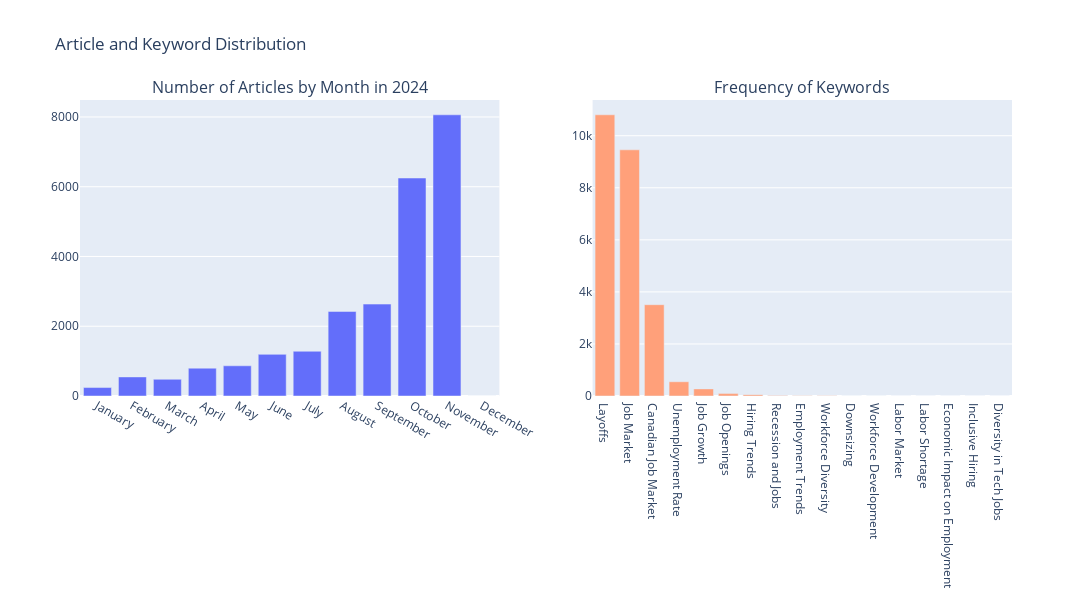

Notebook code cell kept with this figure:
### Code cell
import pandas as pd
import plotly.express as px
from plotly.subplots import make_subplots
import plotly.graph_objects as go


df['Month'] = pd.Categorical(df['Month'], categories=month_order, ordered=True)

# Bar plot for counts by month
bar_fig = px.bar(
    df['Month'].value_counts().sort_index(),
    title='Number of Articles by Month in 2024',
    labels={'index': 'Month', 'value': 'Count'},
    color_discrete_sequence=['#636EFA']
)
bar_fig.update_layout(xaxis_title='Month', yaxis_title='Count')


# Bar plot for counts by unique values in the 'Keyword' column
keyword_fig = px.bar(
    df['Keyword'].value_counts(),
    title='Frequency of Keywords',
    labels={'index': 'Keyword', 'value': 'Count'},
    color_discrete_sequence=['#FFA07A'],
    template="plotly_white"
)

# Create subplots to display both plots side by side
fig = make_subplots(
    rows=1, cols=2,
    subplot_titles=["Number of Articles by Month in 2024", "Frequency of Keywords"],
    column_widths=[0.5, 0.5]
)

# Add bar plot for articles by month
for trace in bar_fig.data:
    fig.add_trace(trace, row=1, col=1)

# Add bar plot for frequency of keywords
for trace in keyword_fig.data:
    fig.add_trace(trace, row=1, col=2)

fig.update_layout(
    height=600, width=1200, showlegend=False, title_text="Article and Keyword Distribution"
)

# Show the plot
fig.show()

### Figure 1 — Plotly figure (JSON) as saved in the notebook; plotly's stock layout.template omitted (floating-point values rounded to 4 significant figures)
{"data": [{"alignmentgroup": "True", "hovertemplate": "variable=count<br>Month=%{x}<br>Count=%{y}<extra></extra>", "legendgroup": "count", "marker": {"color": "#636EFA", "pattern": {"shape": ""}}, "name": "count", "offsetgroup": "count", "orientation": "v", "showlegend": true, "textposition": "auto", "type": "bar", "x": ["January", "February", "March", "April", "May", "June", "July", "August", "September", "October", "November", "December"], "xaxis": "x", "y": [242, 547, 479, 798, 866, 1194, 1283, 2424, 2635, 6250, 8062, 0], "yaxis": "y"}, {"alignmentgroup": "True", "hovertemplate": "variable=count<br>Keyword=%{x}<br>Count=%{y}<extra></extra>", "legendgroup": "count", "marker": {"color": "#FFA07A", "pattern": {"shape": ""}}, "name": "count", "offsetgroup": "count", "orientation": "v", "showlegend": true, "textposition": "auto", "type": "bar", "x": ["Layoffs", "Job Market", "Canadian Job Market", "Unemployment Rate", "Job Growth", "Job Openings", "Hiring Trends", "Recession and Jobs", "Employment Trends", "Workforce Diversity", "Downsizing", "Workforce Development", "Labor Market", "Labor Shortage", "Economic Impact on Employment", "Inclusive Hiring", "Diversity in Tech Jobs"], "xaxis": "x2", "y": [10804, 9458, 3508, 548, 273, 92, 52, 20, 6, 5, 4, 4, 2, 1, 1, 1, 1], "yaxis": "y2"}], "layout": {"annotations": [{"font": {"size": 16}, "showarrow": false, "text": "Number of Articles by Month in 2024", "x": 0.225, "xanchor": "center", "xref": "paper", "y": 1, "yanchor": "bottom", "yref": "paper"}, {"font": {"size": 16}, "showarrow": false, "text": "Frequency of Keywords", "x": 0.775, "xanchor": "center", "xref": "paper", "y": 1, "yanchor": "bottom", "yref": "paper"}], "height": 600, "showlegend": false, "title": {"text": "Article and Keyword Distribution"}, "width": 1200, "xaxis": {"anchor": "y", "domain": [0, 0.45]}, "xaxis2": {"anchor": "y2", "domain": [0.55, 1]}, "yaxis": {"anchor": "x", "domain": [0, 1]}, "yaxis2": {"anchor": "x2", "domain": [0, 1]}}}
